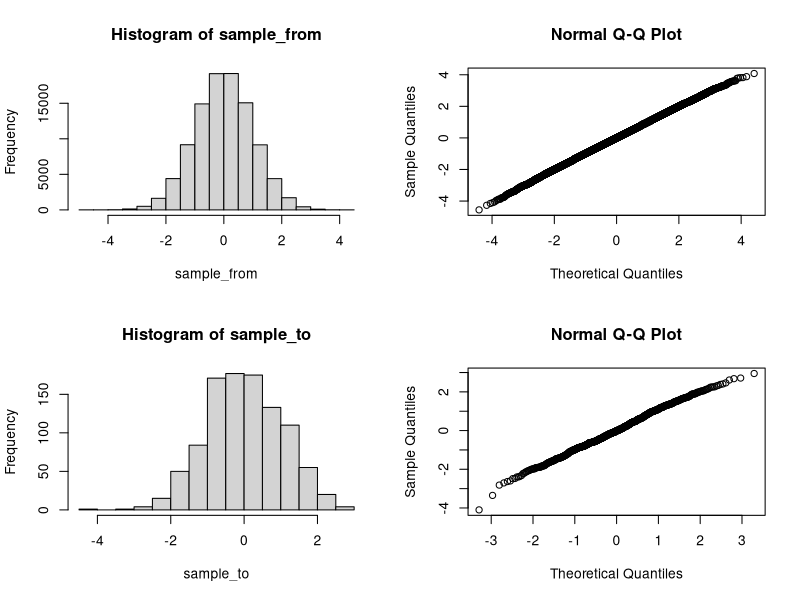
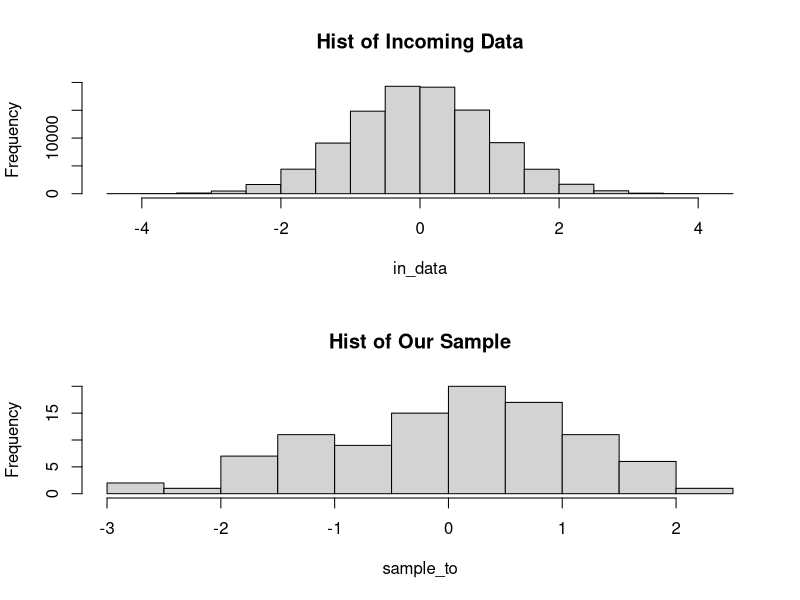
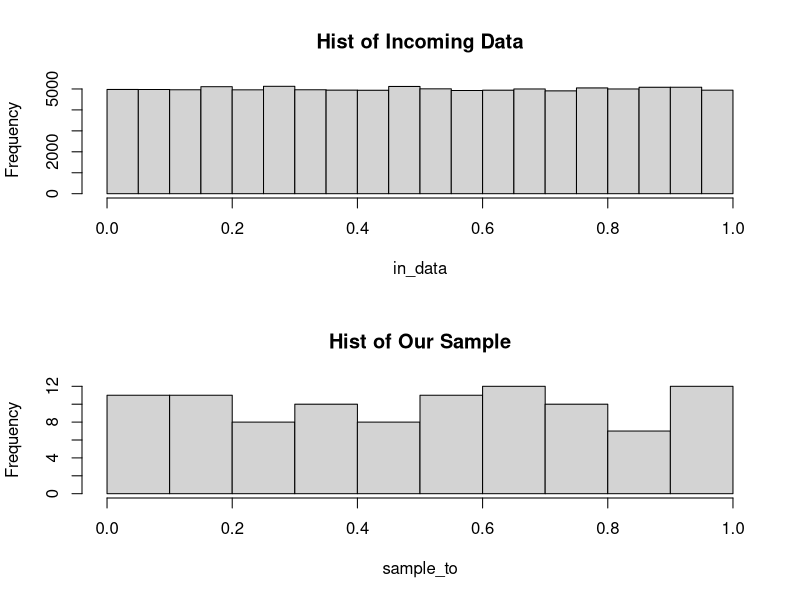

Recreate these plots in R, in order.
#Reservoir Sampling
#http://en.wikipedia.org/wiki/Reservoir_sampling
#Problem: we want a way to sample from a vector of unknown lenght.
#imagine that data points are coming at you one at a time, and you
#want to sample from the data in a random, representative way. How
#would you do that?

set.seed(50)
N = 1e5
sample_from = rnorm(N) #let's say our incoming data is normal
k = 1e3 #we want 1,000 samples at the end
sample_to = rep(NA, k)

#Yes, there are MUCH faster ways than a for loop. 
#But reservoir sampling is based on the idea that we don't know how big 
#our data is yet. Let's pretend that it's coming in one line at a time.
#first k samples: fill our reservoir
for(i in 1:k)
  sample_to[i] = sample_from[i]
#next (N-k) samples: replace values in our reservoir with
#a decreasing probability
for(i in (k+1):N){
  r = sample(1:i, 1)
  if(r <= k) 
    sample_to[r] = sample_from[i]
}
#Note that, while each successive sample is less likely to be added
#to our sample, it's also less likely to be replaced later.
#sanity check: did it fill the new vector?
sum(is.na(sample_to))
#Let's see what we have
par(mfrow = c(2,2))
hist(sample_from)
qqnorm(sample_from)
hist(sample_to)
qqnorm(sample_to)
par(mfrow = c(1,1))
#the resulting sample is normal. You might notice that the Q-Q plot
#looks less normal, but remember that the bottom row has 1/100 of the
#data of the top row.

#Let's wrap this into a function
ressamp = function(in_data, k, plotit=TRUE){
  sample_to = rep(NA, k)
  N = length(in_data)
  for(i in 1:k)
    sample_to[i] = in_data[i]
  
  for(i in (k+1):N){
    r = sample(1:i, 1)
    if(r <= k) 
      sample_to[r] = in_data[i]
  }
  if(plotit){
    par(mfrow = c(2,1))
    hist(in_data, main = 'Hist of Incoming Data')
    hist(sample_to, main='Hist of Our Sample')
  }
  sample_to #return what's on this line
}
new_rand = ressamp(rnorm(1e5), 1e2)
#Normal data goes in. Normal out.
new_unif = ressamp(runif(1e5), 1e2)
#Uniform in, uniform out

#Like I said, reservoir sampling actually gets a uniform sample of 
#whatever data is coming in. Magic! If you feel like doing the math, it works out.